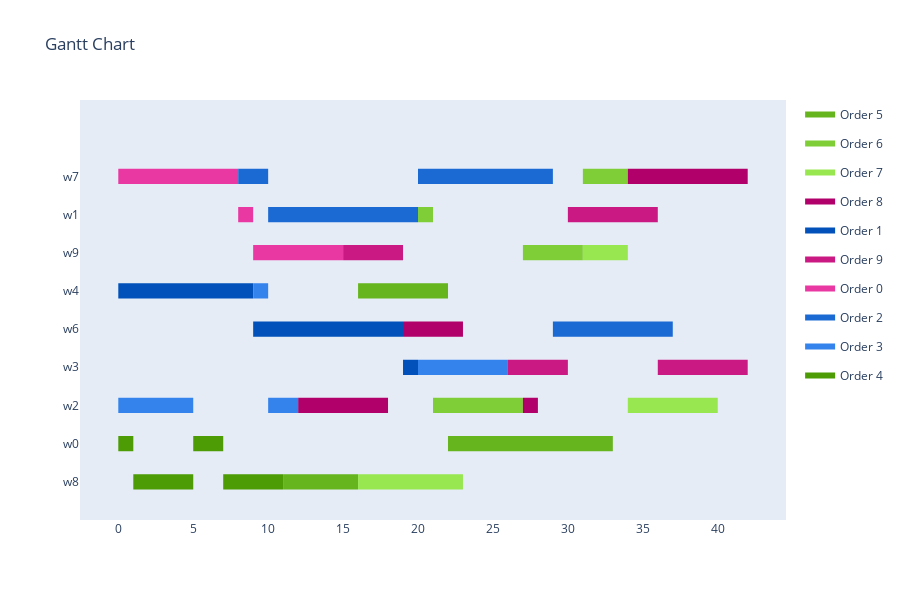

The cell this chart's notebook holds for it:
### Markdown cell above
<h4>Visualize Schedule</h4>

### Code cell
visualize_schedule_demo(schedule, env, orders)

### Figure 1 — Plotly figure (JSON) as saved in the notebook; plotly's stock layout.template omitted (floating-point values rounded to 4 significant figures)
{"data": [{"fill": "toself", "fillcolor": "rgb(102, 181, 31)", "hoverinfo": "name", "legendgroup": "rgb(102, 181, 31)", "mode": "none", "name": "Order 5", "type": "scatter", "x": [16, 17, 17, 16, 16, 17, 22, 22, 17, 17, 22, 33, 33, 22, 22, 11, 16, 16, 11], "y": [4.8, 4.8, 5.2, 5.2, null, 4.8, 4.8, 5.2, 5.2, null, 0.8, 0.8, 1.2, 1.2, null, -0.2, -0.2, 0.2, 0.2]}, {"fill": "toself", "fillcolor": "rgb(127, 206, 56)", "hoverinfo": "name", "legendgroup": "rgb(127, 206, 56)", "mode": "none", "name": "Order 6", "type": "scatter", "x": [31, 34, 34, 31, 31, 20, 21, 21, 20, 20, 27, 31, 31, 27, 27, 21, 27, 27, 21], "y": [7.8, 7.8, 8.2, 8.2, null, 6.8, 6.8, 7.2, 7.2, null, 5.8, 5.8, 6.2, 6.2, null, 1.8, 1.8, 2.2, 2.2]}, {"fill": "toself", "fillcolor": "rgb(152, 231, 81)", "hoverinfo": "name", "legendgroup": "rgb(152, 231, 81)", "mode": "none", "name": "Order 7", "type": "scatter", "x": [31, 33, 33, 31, 31, 33, 34, 34, 33, 33, 34, 40, 40, 34, 34, 16, 23, 23, 16], "y": [5.8, 5.8, 6.2, 6.2, null, 5.8, 5.8, 6.2, 6.2, null, 1.8, 1.8, 2.2, 2.2, null, -0.2, -0.2, 0.2, 0.2]}, {"fill": "toself", "fillcolor": "rgb(177, 0, 106)", "hoverinfo": "name", "legendgroup": "rgb(177, 0, 106)", "mode": "none", "name": "Order 8", "type": "scatter", "x": [34, 42, 42, 34, 34, 19, 23, 23, 19, 19, 12, 18, 18, 12, 12, 27, 28, 28, 27], "y": [7.8, 7.8, 8.2, 8.2, null, 3.8, 3.8, 4.2, 4.2, null, 1.8, 1.8, 2.2, 2.2, null, 1.8, 1.8, 2.2, 2.2]}, {"fill": "toself", "fillcolor": "rgb(2, 81, 187)", "hoverinfo": "name", "legendgroup": "rgb(2, 81, 187)", "mode": "none", "name": "Order 1", "type": "scatter", "x": [0, 9, 9, 0, 0, 9, 14, 14, 9, 9, 14, 19, 19, 14, 14, 19, 20, 20, 19], "y": [4.8, 4.8, 5.2, 5.2, null, 3.8, 3.8, 4.2, 4.2, null, 3.8, 3.8, 4.2, 4.2, null, 2.8, 2.8, 3.2, 3.2]}, {"fill": "toself", "fillcolor": "rgb(202, 25, 131)", "hoverinfo": "name", "legendgroup": "rgb(202, 25, 131)", "mode": "none", "name": "Order 9", "type": "scatter", "x": [30, 36, 36, 30, 30, 15, 19, 19, 15, 15, 26, 30, 30, 26, 26, 36, 42, 42, 36], "y": [6.8, 6.8, 7.2, 7.2, null, 5.8, 5.8, 6.2, 6.2, null, 2.8, 2.8, 3.2, 3.2, null, 2.8, 2.8, 3.2, 3.2]}, {"fill": "toself", "fillcolor": "rgb(233, 56, 162)", "hoverinfo": "name", "legendgroup": "rgb(233, 56, 162)", "mode": "none", "name": "Order 0", "type": "scatter", "x": [0, 8, 8, 0, 0, 8, 9, 9, 8, 8, 9, 11, 11, 9, 9, 11, 15, 15, 11], "y": [7.8, 7.8, 8.2, 8.2, null, 6.8, 6.8, 7.2, 7.2, null, 5.8, 5.8, 6.2, 6.2, null, 5.8, 5.8, 6.2, 6.2]}, {"fill": "toself", "fillcolor": "rgb(27, 106, 212)", "hoverinfo": "name", "legendgroup": "rgb(27, 106, 212)", "mode": "none", "name": "Order 2", "type": "scatter", "x": [8, 10, 10, 8, 8, 20, 29, 29, 20, 20, 10, 20, 20, 10, 10, 29, 37, 37, 29], "y": [7.8, 7.8, 8.2, 8.2, null, 7.8, 7.8, 8.2, 8.2, null, 6.8, 6.8, 7.2, 7.2, null, 3.8, 3.8, 4.2, 4.2]}, {"fill": "toself", "fillcolor": "rgb(52, 131, 237)", "hoverinfo": "name", "legendgroup": "rgb(52, 131, 237)", "mode": "none", "name": "Order 3", "type": "scatter", "x": [9, 10, 10, 9, 9, 20, 26, 26, 20, 20, 0, 5, 5, 0, 0, 10, 12, 12, 10], "y": [4.8, 4.8, 5.2, 5.2, null, 2.8, 2.8, 3.2, 3.2, null, 1.8, 1.8, 2.2, 2.2, null, 1.8, 1.8, 2.2, 2.2]}, {"fill": "toself", "fillcolor": "rgb(77, 156, 6)", "hoverinfo": "name", "legendgroup": "rgb(77, 156, 6)", "mode": "none", "name": "Order 4", "type": "scatter", "x": [0, 1, 1, 0, 0, 5, 7, 7, 5, 5, 1, 5, 5, 1, 1, 7, 11, 11, 7], "y": [0.8, 0.8, 1.2, 1.2, null, 0.8, 0.8, 1.2, 1.2, null, -0.2, -0.2, 0.2, 0.2, null, -0.2, -0.2, 0.2, 0.2]}, {"legendgroup": "rgb(102, 181, 31)", "marker": {"color": "rgb(102, 181, 31)", "opacity": 0, "size": 1}, "mode": "markers", "name": "", "showlegend": false, "text": [null, null, null, null, null, null, null, null], "type": "scatter", "x": [16, 17, 17, 22, 22, 33, 11, 16], "y": [5, 5, 5, 5, 1, 1, 0, 0]}, {"legendgroup": "rgb(127, 206, 56)", "marker": {"color": "rgb(127, 206, 56)", "opacity": 0, "size": 1}, "mode": "markers", "name": "", "showlegend": false, "text": [null, null, null, null, null, null, null, null], "type": "scatter", "x": [31, 34, 20, 21, 27, 31, 21, 27], "y": [8, 8, 7, 7, 6, 6, 2, 2]}, {"legendgroup": "rgb(152, 231, 81)", "marker": {"color": "rgb(152, 231, 81)", "opacity": 0, "size": 1}, "mode": "markers", "name": "", "showlegend": false, "text": [null, null, null, null, null, null, null, null], "type": "scatter", "x": [31, 33, 33, 34, 34, 40, 16, 23], "y": [6, 6, 6, 6, 2, 2, 0, 0]}, {"legendgroup": "rgb(177, 0, 106)", "marker": {"color": "rgb(177, 0, 106)", "opacity": 0, "size": 1}, "mode": "markers", "name": "", "showlegend": false, "text": [null, null, null, null, null, null, null, null], "type": "scatter", "x": [34, 42, 19, 23, 12, 18, 27, 28], "y": [8, 8, 4, 4, 2, 2, 2, 2]}, {"legendgroup": "rgb(2, 81, 187)", "marker": {"color": "rgb(2, 81, 187)", "opacity": 0, "size": 1}, "mode": "markers", "name": "", "showlegend": false, "text": [null, null, null, null, null, null, null, null], "type": "scatter", "x": [0, 9, 9, 14, 14, 19, 19, 20], "y": [5, 5, 4, 4, 4, 4, 3, 3]}, {"legendgroup": "rgb(202, 25, 131)", "marker": {"color": "rgb(202, 25, 131)", "opacity": 0, "size": 1}, "mode": "markers", "name": "", "showlegend": false, "text": [null, null, null, null, null, null, null, null], "type": "scatter", "x": [30, 36, 15, 19, 26, 30, 36, 42], "y": [7, 7, 6, 6, 3, 3, 3, 3]}, {"legendgroup": "rgb(233, 56, 162)", "marker": {"color": "rgb(233, 56, 162)", "opacity": 0, "size": 1}, "mode": "markers", "name": "", "showlegend": false, "text": [null, null, null, null, null, null, null, null], "type": "scatter", "x": [0, 8, 8, 9, 9, 11, 11, 15], "y": [8, 8, 7, 7, 6, 6, 6, 6]}, {"legendgroup": "rgb(27, 106, 212)", "marker": {"color": "rgb(27, 106, 212)", "opacity": 0, "size": 1}, "mode": "markers", "name": "", "showlegend": false, "text": [null, null, null, null, null, null, null, null], "type": "scatter", "x": [8, 10, 20, 29, 10, 20, 29, 37], "y": [8, 8, 8, 8, 7, 7, 4, 4]}, {"legendgroup": "rgb(52, 131, 237)", "marker": {"color": "rgb(52, 131, 237)", "opacity": 0, "size": 1}, "mode": "markers", "name": "", "showlegend": false, "text": [null, null, null, null, null, null, null, null], "type": "scatter", "x": [9, 10, 20, 26, 0, 5, 10, 12], "y": [5, 5, 3, 3, 2, 2, 2, 2]}, {"legendgroup": "rgb(77, 156, 6)", "marker": {"color": "rgb(77, 156, 6)", "opacity": 0, "size": 1}, "mode": "markers", "name": "", "showlegend": false, "text": [null, null, null, null, null, null, null, null], "type": "scatter", "x": [0, 1, 5, 7, 1, 5, 7, 11], "y": [1, 1, 1, 1, 0, 0, 0, 0]}], "layout": {"height": 600, "hovermode": "closest", "showlegend": true, "title": {"text": "Gantt Chart"}, "xaxis": {"rangeselector": {"buttons": [{"count": 7, "label": "1w", "step": "day", "stepmode": "backward"}, {"count": 1, "label": "1m", "step": "month", "stepmode": "backward"}, {"count": 6, "label": "6m", "step": "month", "stepmode": "backward"}, {"count": 1, "label": "YTD", "step": "year", "stepmode": "todate"}, {"count": 1, "label": "1y", "step": "year", "stepmode": "backward"}, {"step": "all"}]}, "showgrid": false, "type": "linear", "zeroline": false}, "yaxis": {"autorange": false, "range": [-1, 10], "showgrid": false, "ticktext": ["w8", "w0", "w2", "w3", "w6", "w4", "w9", "w1", "w7"], "tickvals": [0, 1, 2, 3, 4, 5, 6, 7, 8], "zeroline": false}}}
